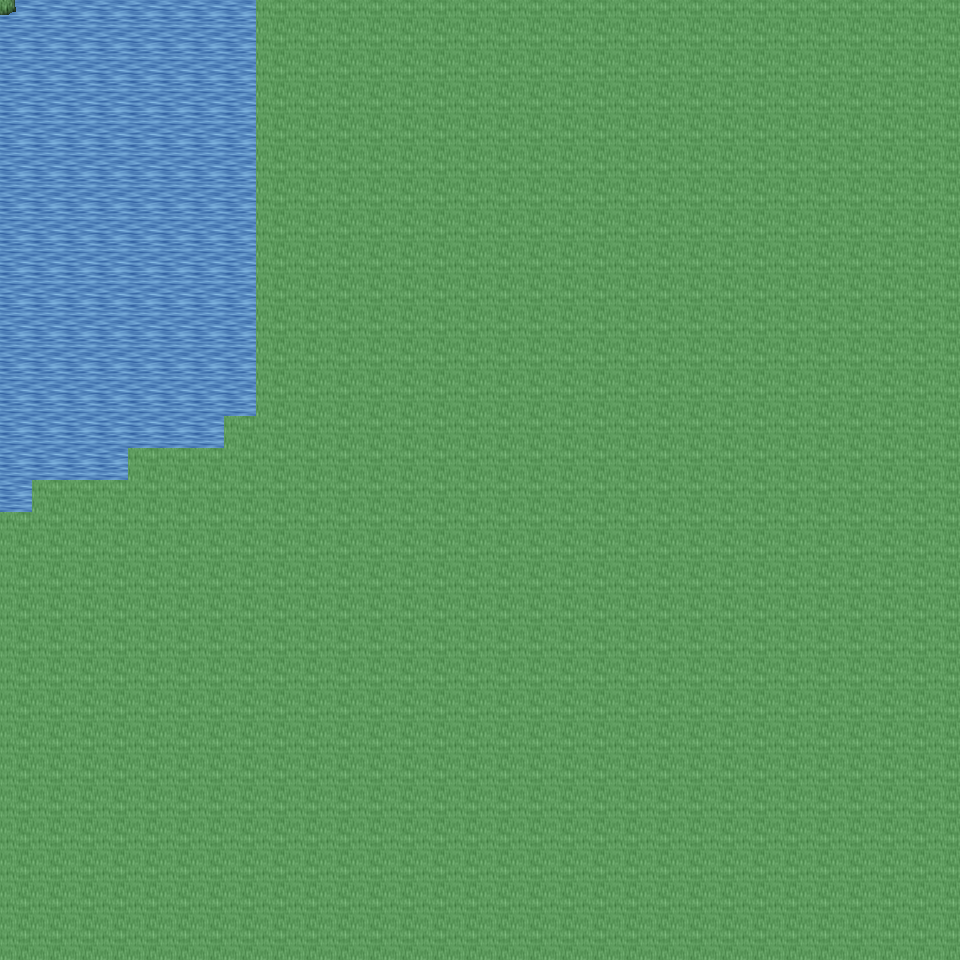

This is a level from a 2D game, rendered from its Tiled map with the project's own tilesets. A one-line summary and the map file follow, with tile-layer data summarised:
An orthogonal 30x30 tile map with 32x32 px tiles, 6 tile layers (Ground, Object, Object2, Above, ...), 12 tilesets and 2 objects (2x mapchange).

<map version="1.0" orientation="orthogonal" renderorder="right-down" width="30" height="30" tilewidth="32" tileheight="32" nextobjectid="3">
  <tileset firstgid="1" name="tileset_ground_ground" tilewidth="32" tileheight="32" tilecount="33" columns="3">
    <image source="../drawable/tileset_ground_ground.png" width="96" height="352" />
  </tileset>
  <tileset firstgid="34" name="tileset_plant_flower_daisy_red" tilewidth="32" tileheight="32" tilecount="8" columns="2">
    <image source="../drawable/tileset_plant_flower_daisy_red.png" width="64" height="128" />
  </tileset>
  <tileset firstgid="42" name="tileset_ground_grass_edges" tilewidth="32" tileheight="32" tilecount="36" columns="12">
    <image source="../drawable/tileset_ground_grass_edges.png" width="384" height="96" />
  </tileset>
  <tileset firstgid="78" name="tileset_ground_grass_corners" tilewidth="32" tileheight="32" tilecount="24" columns="6">
    <image source="../drawable/tileset_ground_grass_corners.png" width="192" height="128" />
  </tileset>
  <tileset firstgid="102" name="tileset_ground_water_pool" tilewidth="32" tileheight="32" tilecount="72" columns="3">
    <image source="../drawable/tileset_ground_water_pool.png" width="96" height="768" />
  </tileset>
  <tileset firstgid="174" name="tileset_plant_flower_daisy_white" tilewidth="32" tileheight="32" tilecount="8" columns="2">
    <image source="../drawable/tileset_plant_flower_daisy_white.png" width="64" height="128" />
  </tileset>
  <tileset firstgid="182" name="tileset_plant_grasses" tilewidth="32" tileheight="32" tilecount="6" columns="3">
    <image source="../drawable/tileset_plant_grasses.png" width="96" height="64" />
  </tileset>
  <tileset firstgid="188" name="tileset_item_statue_bird" tilewidth="32" tileheight="32" tilecount="8" columns="2">
    <image source="../drawable/tileset_item_statue_bird.png" width="64" height="128" />
  </tileset>
  <tileset firstgid="196" name="tileset_plant_tree_tree_darkgreen" tilewidth="32" tileheight="32" tilecount="88" columns="8">
    <image source="../drawable/tileset_plant_tree_tree_darkgreen.png" width="256" height="352" />
  </tileset>
  <tileset firstgid="284" name="tileset_logic_collision" tilewidth="32" tileheight="32" tilecount="1" columns="1">
    <image source="../drawable/tileset_logic_collision.png" width="32" height="32" />
  </tileset>
  <tileset firstgid="285" name="tileset_ground_water_pool_deep" tilewidth="32" tileheight="32" tilecount="72" columns="3">
    <image source="../drawable/tileset_ground_water_pool_deep.png" width="96" height="768" />
  </tileset>
  <tileset firstgid="357" name="tileset_plant_tree_umbrella_thorn" tilewidth="32" tileheight="32" tilecount="18" columns="6">
    <image source="../drawable/tileset_plant_tree_umbrella_thorn.png" width="192" height="96" />
  </tileset>
  <layer name="Ground" width="30" height="30">
    <data>[900 cells, 900 non-empty, 5 distinct tile ids]</data>
  </layer>
  <layer name="Object" width="30" height="30">
    <data>[900 cells, 11 non-empty, 5 distinct tile ids]</data>
  </layer>
  <layer name="Object2" width="30" height="30">
    <data>[900 cells, 2 non-empty, 1 distinct tile ids]</data>
  </layer>
  <layer name="Above" width="30" height="30">
    <data>[900 cells, 0 non-empty, 0 distinct tile ids]</data>
  </layer>
  <layer name="Above2" width="30" height="30">
    <data>[900 cells, 0 non-empty, 0 distinct tile ids]</data>
  </layer>
  <layer name="Walkable" width="30" height="30">
    <data>[900 cells, 784 non-empty, 1 distinct tile ids]</data>
  </layer>
  <objectgroup name="MapEvents">
    <object id="1" name="north" type="mapchange" x="0" y="0" width="256" height="32">
      <properties>
        <property name="map" value="0_ados_mountain_n2_w2_x4_y0" />
        <property name="place" value="south" />
      </properties>
    </object>
    <object id="2" name="west" type="mapchange" x="0" y="0" width="32" height="512">
      <properties>
        <property name="map" value="0_ados_mountain_n2_w2_x3_y1" />
        <property name="place" value="east" />
      </properties>
    </object>
  </objectgroup>
</map>
